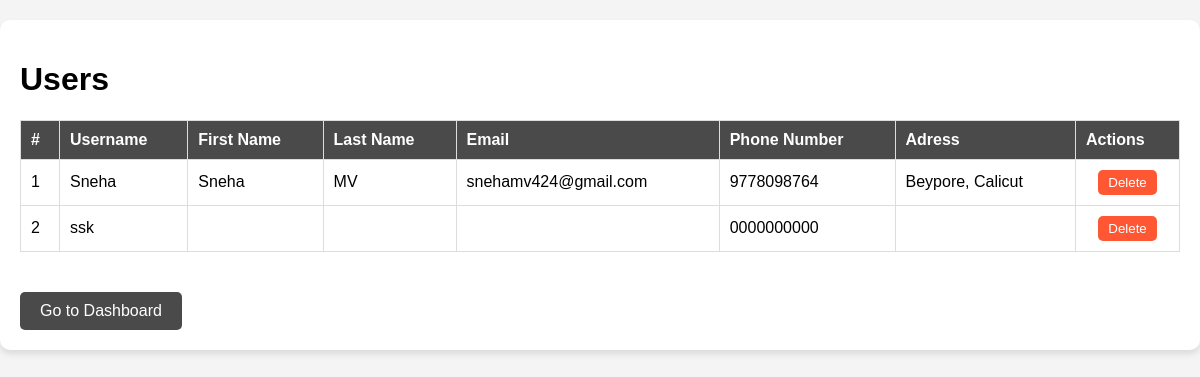
The app's page /users/, older data.
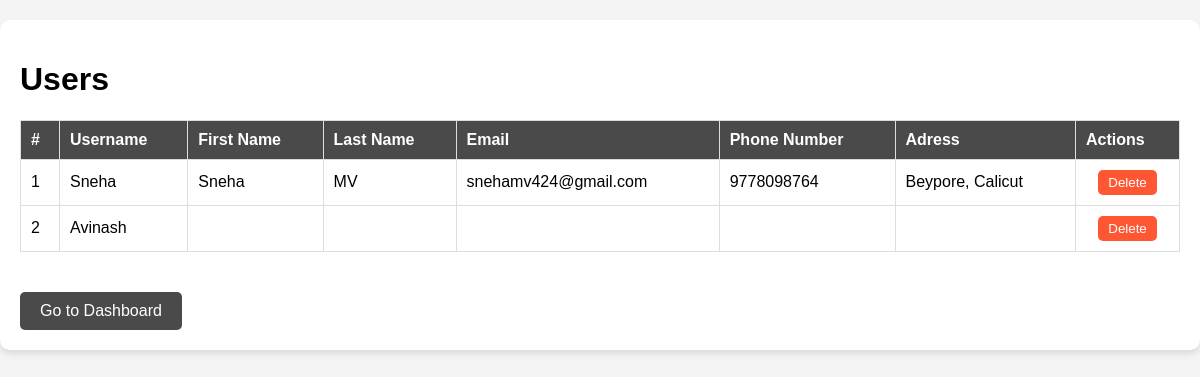
The same page, newer data.
### pixconnectapp/models.py (models this page shows, shortened)
class UserProfile(models.Model):
    user = models.OneToOneField(settings.AUTH_USER_MODEL, on_delete=models.CASCADE)
    first_name = models.CharField(max_length=50)
    last_name = models.CharField(max_length=50)
    email = models.EmailField()
    phone_number = models.CharField(max_length=15, blank=True, null=False)
    address = models.TextField()

class CustomUser(AbstractUser):
    ROLE_CHOICES = [
        ('photographer', 'Photographer'),
        ('user', 'User'),
    ]
    role = models.CharField(max_length=20, choices=ROLE_CHOICES, default='user')

### pixconnectapp/views.py (the view)
# urls.py: path('users/', views.user_list, name='user_list'),
def user_list(request):
    users = UserProfile.objects.all()
    return render(request, 'user_list.html', {'users': users})

### templates/user_list.html (shortened to what this page needs)
<!DOCTYPE html>
<html lang="en">
<head>
    <link rel="stylesheet" href="https://cdnjs.cloudflare.com/ajax/libs/font-awesome/5.15.4/css/all.min.css">
</head>
<body>
    <div class="container">
        <h1>Users</h1>
        <table>
            <thead>
                <tr>
                    <th>#</th>
                    <th>Username</th>
                    <th>First Name</th>
                    <th>Last Name</th>
                    <th>Email</th>
                    <th>Phone Number</th>
                    <th>Adress</th>
                    <th>Actions</th>
                </tr>
            </thead>
            <tbody>
                {% for user in users %}
                <tr>
                    <td>{{ forloop.counter }}</td>
                    <td>{{user.user}}</td>
                    <td>{{ user.first_name }}</td>
                    <td>{{ user.last_name }}</td>
                    <td>{{ user.email }}</td>
                    <td>{{ user.phone_number }}</td>
                    <td>{{ user.address }}</td>
                    <td>
                        <div class="actions">
                            <a href="{% url 'delete_user' user.id %}">
                                <button class="btn reject-btn">Delete</button>
                            </a>
                        </div>
                    </td>
                </tr>
                {% empty %}
                <tr>
                    <td colspan="12">No users found.</td>
                </tr>
                {% endfor %}
            </tbody>
        </table>
        <a href="{% url 'admin_dashboard' %}" class="dashboard-btn">Go to Dashboard</a>
    </div>
</body>
</html>

Row changes from the older to the newer data that the page shows:
removed UserProfile: user "ssk", phone_number "0000000000"
added UserProfile: user "Avinash"
